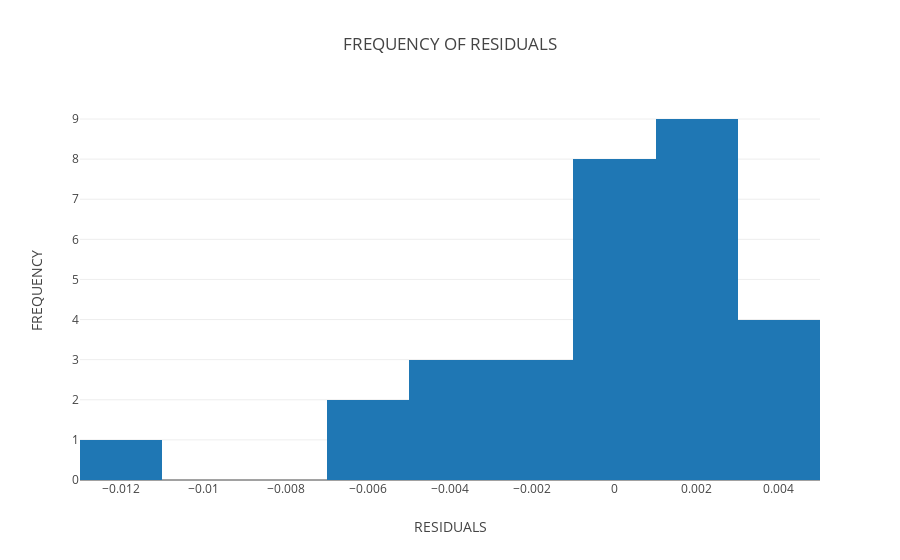

The notebook cell saved with this chart:
### Markdown cell above
## HISTOGRAM FOR OLS ##

### Code cell
data = [go.Histogram(x=((predict_ols - Y_test)))]
layout = go.Layout(
    title='FREQUENCY OF RESIDUALS',
    xaxis=dict(
        title='RESIDUALS'
    ),
    yaxis=dict(
        title='FREQUENCY'
    )
)
fig = go.Figure(data=data, layout=layout)
plot.iplot(fig, filename='OLS_HISTOGRAM_SYSTOLICBP')

### Figure 1 — Plotly figure (JSON) as saved in the notebook; plotly's stock layout.template omitted (floating-point values rounded to 4 significant figures)
{"data": [{"type": "histogram", "x": [0.003457, 0.003436, 0.003202, -0.0006849, -0.0001492, -0.00145, -0.003454, 0.001835, 0.004019, 0.00258, -0.003279, -0.01127, 0.001054, -0.0002967, 0.001658, 0.001941, 0.000326, 0.002261, 0.00254, -0.0003052, -0.00106, -0.0001796, -0.0008383, -0.006259, 0.0007143, -0.001431, -0.006242, 0.002313, -0.003404, 0.002006]}], "layout": {"title": "FREQUENCY OF RESIDUALS", "xaxis": {"title": "RESIDUALS"}, "yaxis": {"title": "FREQUENCY"}}}
